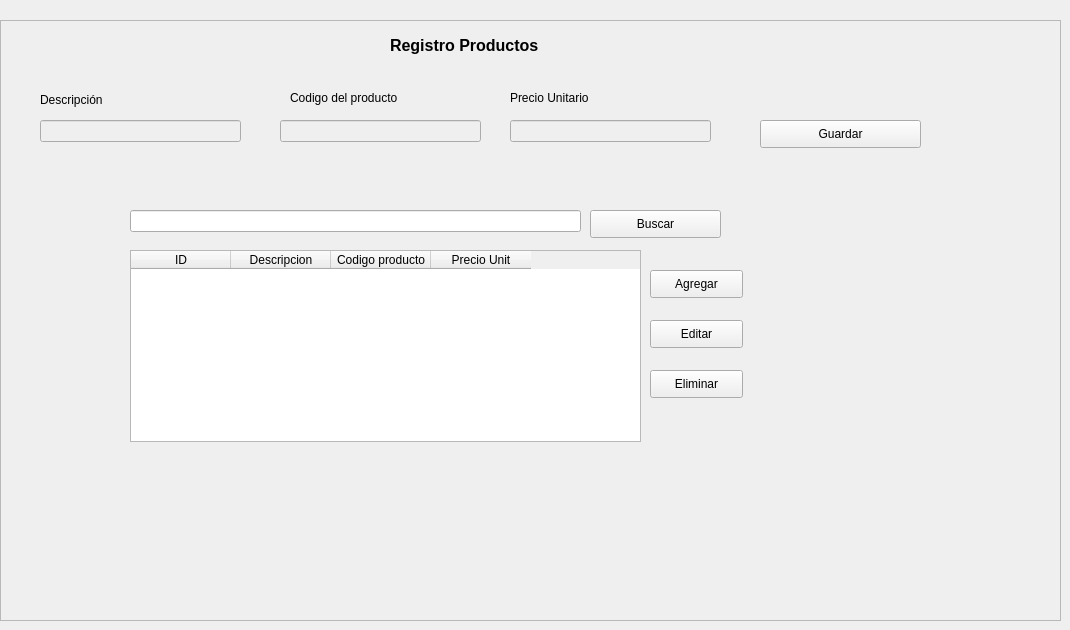
       <widget class="QWidget" name="tab_2">
        <attribute name="title">
         <string>Producto</string>
        </attribute>
        <widget class="QFrame" name="frame_4">
         <property name="geometry">
          <rect>
           <x>0</x>
           <y>20</y>
           <width>1061</width>
           <height>601</height>
          </rect>
         </property>
         <property name="frameShape">
          <enum>QFrame::StyledPanel</enum>
         </property>
         <property name="frameShadow">
          <enum>QFrame::Raised</enum>
         </property>
         <widget class="QLabel" name="label_12">
          <property name="geometry">
           <rect>
            <x>40</x>
            <y>70</y>
            <width>121</width>
            <height>20</height>
           </rect>
          </property>
          <property name="text">
           <string>Descripción</string>
          </property>
         </widget>
         <widget class="QLabel" name="label_13">
          <property name="geometry">
           <rect>
            <x>290</x>
            <y>70</y>
            <width>161</width>
            <height>16</height>
           </rect>
          </property>
          <property name="text">
           <string>Codigo del producto</string>
          </property>
         </widget>
         <widget class="QLineEdit" name="lineEdit_descripcion">
          <property name="enabled">
           <bool>false</bool>
          </property>
          <property name="geometry">
           <rect>
            <x>40</x>
            <y>100</y>
            <width>201</width>
            <height>22</height>
           </rect>
          </property>
         </widget>
         <widget class="QLineEdit" name="lineEdit_codproducto">
          <property name="enabled">
           <bool>false</bool>
          </property>
          <property name="geometry">
           <rect>
            <x>280</x>
            <y>100</y>
            <width>201</width>
            <height>22</height>
           </rect>
          </property>
         </widget>
         <widget class="QTableWidget" name="tablaproductos">
          <property name="geometry">
           <rect>
            <x>130</x>
            <y>230</y>
            <width>511</width>
            <height>192</height>
           </rect>
          </property>
          <column>
           <property name="text">
            <string>ID</string>
           </property>
          </column>
          <column>
           <property name="text">
            <string>Descripcion</string>
           </property>
          </column>
          <column>
           <property name="text">
            <string>Codigo producto</string>
           </property>
          </column>
          <column>
           <property name="text">
            <string>Precio Unit</string>
           </property>
          </column>
         </widget>
         <widget class="QPushButton" name="btnGuardarProducto">
          <property name="geometry">
           <rect>
            <x>760</x>
            <y>100</y>
            <width>161</width>
            <height>28</height>
           </rect>
          </property>
          <property name="text">
           <string>Guardar</string>
          </property>
         </widget>
         <widget class="QLineEdit" name="lineEdit_buscar_prod">
          <property name="geometry">
           <rect>
            <x>130</x>
            <y>190</y>
            <width>451</width>
            <height>22</height>
           </rect>
          </property>
         </widget>
         <widget class="QPushButton" name="btnBuscarProducto">
          <property name="geometry">
           <rect>
            <x>590</x>
            <y>190</y>
            <width>131</width>
            <height>28</height>
           </rect>
          </property>
          <property name="text">
           <string>Buscar</string>
          </property>
         </widget>
         <widget class="QPushButton" name="btnAgregarProducto">
          <property name="geometry">
           <rect>
            <x>650</x>
            <y>250</y>
            <width>93</width>
            <height>28</height>
           </rect>
          </property>
          <property name="text">
           <string>Agregar</string>
          </property>
         </widget>
         <widget class="QPushButton" name="btnEliminarProducto">
          <property name="geometry">
           <rect>
            <x>650</x>
            <y>350</y>
            <width>93</width>
            <height>28</height>
           </rect>
          </property>
          <property name="text">
           <string>Eliminar</string>
          </property>
         </widget>
         <widget class="QPushButton" name="btnEditarProducto">
          <property name="geometry">
           <rect>
            <x>650</x>
            <y>300</y>
            <width>93</width>
            <height>28</height>
           </rect>
          </property>
          <property name="text">
           <string>Editar</string>
          </property>
         </widget>
         <widget class="QLabel" name="label_14">
          <property name="geometry">
           <rect>
            <x>510</x>
            <y>70</y>
            <width>161</width>
            <height>16</height>
           </rect>
          </property>
          <property name="text">
           <string>Precio Unitario</string>
          </property>
         </widget>
         <widget class="QLineEdit" name="lineEdit_preciounid">
          <property name="enabled">
           <bool>false</bool>
          </property>
          <property name="geometry">
           <rect>
            <x>510</x>
            <y>100</y>
            <width>201</width>
            <height>22</height>
           </rect>
          </property>
         </widget>
         <widget class="QLabel" name="label_39">
          <property name="geometry">
           <rect>
            <x>390</x>
            <y>10</y>
            <width>211</width>
            <height>31</height>
           </rect>
          </property>
          <property name="font">
           <font>
            <pointsize>12</pointsize>
            <weight>75</weight>
            <bold>true</bold>
           </font>
          </property>
          <property name="text">
           <string>Registro Productos</string>
          </property>
         </widget>
        </widget>
       </widget>
